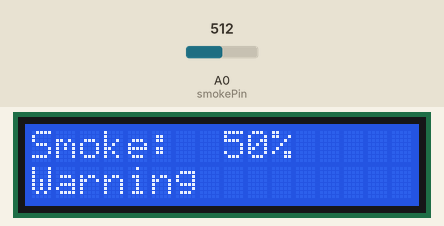
Simulated run of this sketch. Board: Arduino Uno, built with avr-gcc and run on an emulated ATmega328P. Shown: 16×2 character LCD. The test bench sets the inputs (shaded band); at power-on: A0 (smokePin) = 512. What the sketch prints to the serial monitor is not drawn.

Above: at 2.2 s.
2.3 s: A0 (smokePin) set to 424
At 3.6 s:
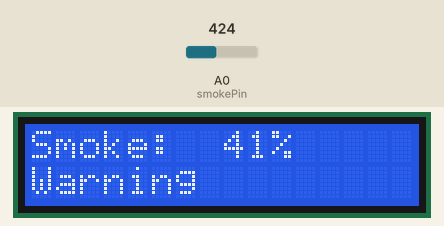
4.2 s: A0 (smokePin) set to 400
At 5.4 s:
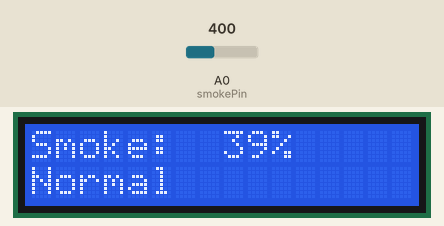
5.7 s: A0 (smokePin) set to 900
At 6.2 s:
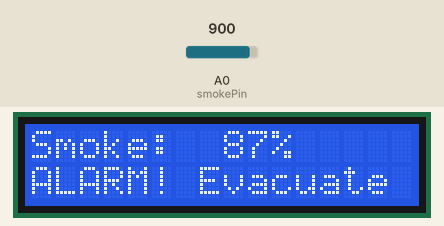
Timing chart, 0 to 8.7 s (numbered marks = the images above; inputs shaded):
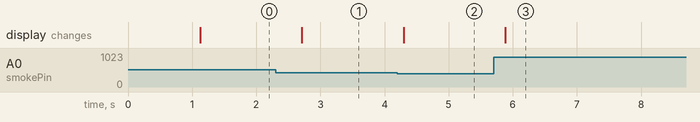

The sketch:

alarm1.ino
```cpp
#include <Wire.h>
#include <LiquidCrystal_I2C.h>

#define LCD_ADDR 0x27
LiquidCrystal_I2C lcd(LCD_ADDR, 16, 2);

const int smokePin = A0;      // change only if your sensor uses another pin
unsigned long lastUpdate = 0;
const unsigned long updateInterval = 500; // ms

void setup() {
  Serial.begin(9600);
  Wire.begin();
  lcd.init();
  lcd.backlight();
  lcd.clear();

  lcd.setCursor(0,0);
  lcd.print("Fire Alarm Boot");
  lcd.setCursor(0,1);
  lcd.print("Initializing...");
  delay(1000);
  lcd.clear();
}

void loop() {
  int raw = analogRead(smokePin);          // 0 - 1023
  int smokePercent = map(raw, 0, 1023, 0, 100);
  if (smokePercent < 0) smokePercent = 0;
  if (smokePercent > 999) smokePercent = 999;

  // Serial output (your existing behaviour)
  Serial.print("Smoke: ");
  Serial.println(smokePercent);

  // Update LCD only at set intervals
  if (millis() - lastUpdate >= updateInterval) {
    lastUpdate = millis();

    lcd.setCursor(0,0);
    lcd.print("Smoke:");
    char buf[6];
    snprintf(buf, sizeof(buf), "%3d%%", smokePercent);
    lcd.setCursor(7,0);
    lcd.print(buf);         // writes e.g. " 98%"

    lcd.setCursor(0,1);
    if (smokePercent >= 70) {
      lcd.print("ALARM! Evacuate ");
    } else if (smokePercent >= 40) {
      lcd.print("Warning         ");
    } else {
      lcd.print("Normal          ");
    }
  }

  delay(100);
}
```

Measured:
- the behaviour switches between 410 and 409 on A0 (smokePin) (found by bisection; images 1 and 2)
- after the input at 2.3 s, the display: changes after 0.41 s (image 1)
- after the input at 4.2 s, the display: changes after 0.10 s (image 2)
- after the input at 5.7 s, the display: changes after 0.18 s (image 3)
